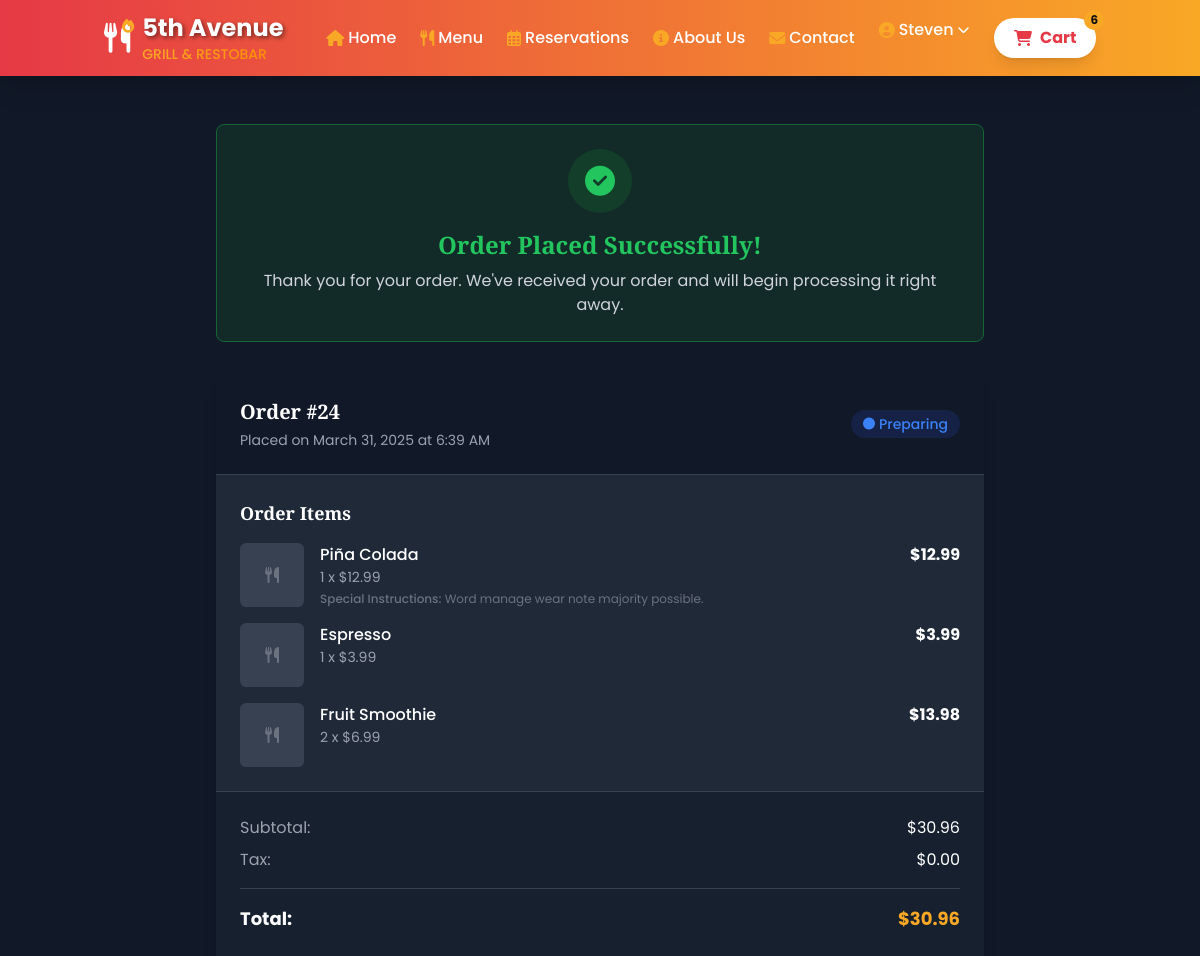
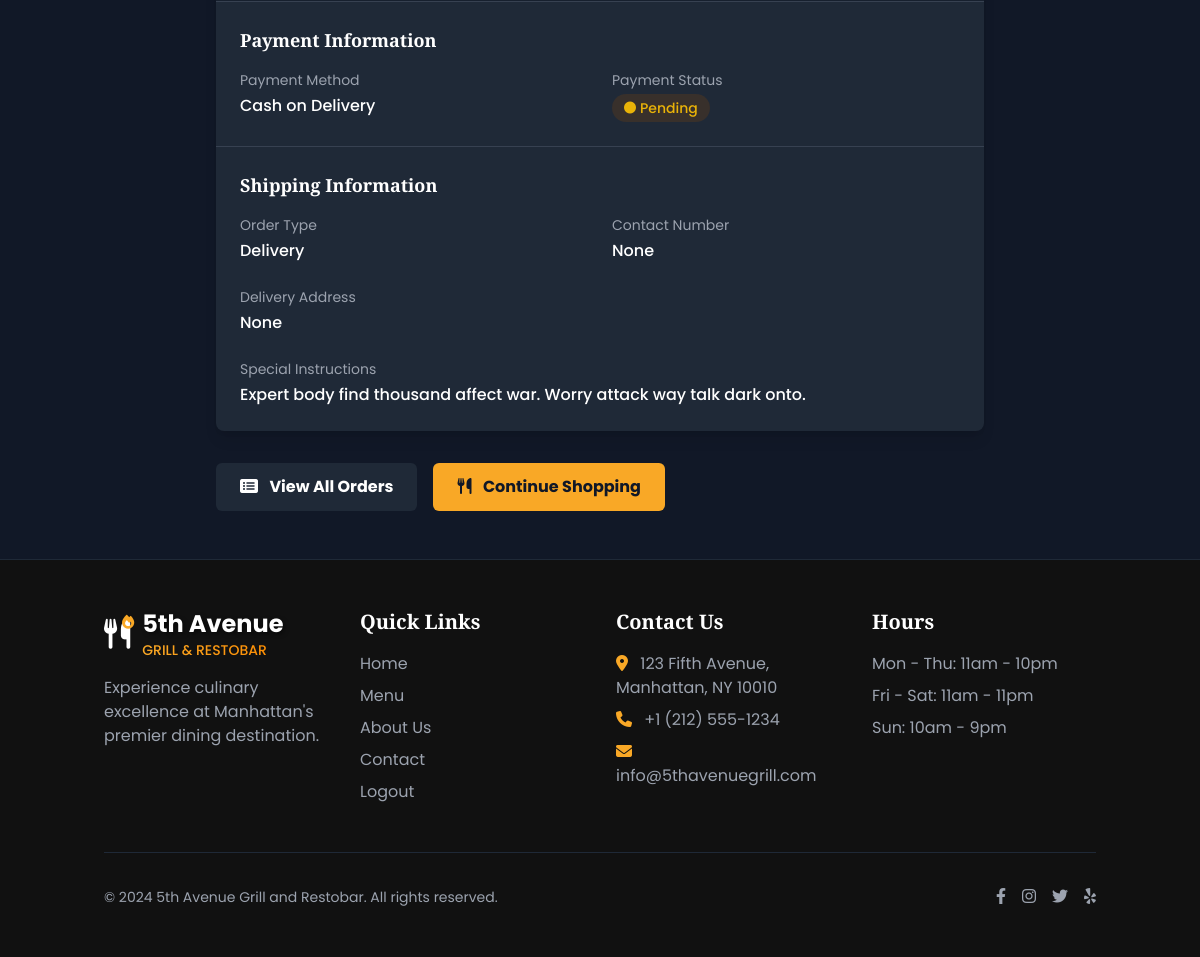
Screenshot of /order-confirmation/24/ (signed in) with the database file from the repository (2 pictures, top to bottom).
### ecommerce/models.py (models this page shows, shortened)
class Order(models.Model):
    STATUS_CHOICES = [
        ('PENDING', 'Pending'),
        ('PREPARING', 'Preparing'),
        ('READY', 'Ready for Pickup'),
        ('COMPLETED', 'Completed'),
        ('CANCELLED', 'Cancelled')
    ]
    ORDER_TYPE_CHOICES = [
        ('DELIVERY', 'Delivery'),
        ('PICKUP', 'Pickup'),
        ('DINE_IN', 'Dine In'),
    ]
    PAYMENT_METHOD_CHOICES = [
        ('CASH', 'Cash on Delivery'),
        ('CARD', 'Credit/Debit Card'),
        ('GCASH', 'GCash'),
        ('ONLINE', 'Other Online Payment'),
    ]
    PAYMENT_STATUS_CHOICES = [
        ('PENDING', 'Pending'),
        ('PAID', 'Paid'),
        ('FAILED', 'Failed'),
        ('REFUNDED', 'Refunded'),
    ]
    user = models.ForeignKey(User, on_delete=models.CASCADE, related_name='orders')
    items = models.ManyToManyField(MenuItem, through='OrderItem')
    status = models.CharField(max_length=20, choices=STATUS_CHOICES, default='PENDING')
    order_type = models.CharField(max_length=20, choices=ORDER_TYPE_CHOICES, default='DELIVERY')
    payment_method = models.CharField(max_length=20, choices=PAYMENT_METHOD_CHOICES, default='CASH')
    payment_status = models.CharField(max_length=20, choices=PAYMENT_STATUS_CHOICES, default='PENDING')
    total_amount = models.DecimalField(max_digits=10, decimal_places=2)
    tax_amount = models.DecimalField(max_digits=10, decimal_places=2, default=0)
    delivery_fee = models.DecimalField(max_digits=10, decimal_places=2, default=0)
    discount_amount = models.DecimalField(max_digits=10, decimal_places=2, default=0)
    delivery_address = models.TextField(blank=True, null=True)
    contact_number = models.CharField(max_length=20, blank=True, null=True)
    special_instructions = models.TextField(blank=True)
    created_at = models.DateTimeField(auto_now_add=True)
    updated_at = models.DateTimeField(auto_now=True)
    class Meta:
        ordering = ['-created_at']
    @property
    def grand_total(self):
        return self.total_amount + self.tax_amount + self.delivery_fee - self.discount_amount

class OrderItem(models.Model):
    order = models.ForeignKey(Order, on_delete=models.CASCADE, related_name='order_items')
    menu_item = models.ForeignKey(MenuItem, on_delete=models.CASCADE)
    quantity = models.PositiveIntegerField(default=1)
    price = models.DecimalField(max_digits=10, decimal_places=2)
    special_instructions = models.TextField(blank=True)
    inventory_updated = models.BooleanField(default=False)
    class Meta:
        ordering = ['order', 'menu_item']
    @property
    def subtotal(self):
        return self.quantity * self.price

class MenuItem(models.Model):
    category = models.ForeignKey(Category, on_delete=models.SET_NULL, related_name='menu_items', null=True, blank=True)
    name = models.CharField(max_length=100)
    description = models.TextField()
    price = models.DecimalField(max_digits=10, decimal_places=2)
    image = models.ImageField(upload_to='menu_items/')
    is_available = models.BooleanField(default=True)
    is_featured = models.BooleanField(default=False)
    is_vegetarian = models.BooleanField(default=False)
    spice_level = models.PositiveSmallIntegerField(
        validators=[MinValueValidator(0), MaxValueValidator(5)],
        default=0
    )
    current_stock = models.PositiveIntegerField(default=0)
    stock_alert_threshold = models.PositiveIntegerField(default=10)
    cost_price = models.DecimalField(max_digits=10, decimal_places=2, default=0)
    created_at = models.DateTimeField(auto_now_add=True)
    updated_at = models.DateTimeField(auto_now=True)
    class Meta:
        ordering = ['category', 'name']

### ecommerce/views.py (the view)
# urls.py: path('order-confirmation/<int:order_id>/', order_confirmation, name='order_confirmation'),
@login_required
def order_confirmation(request, order_id):
    try:
        order = Order.objects.get(id=order_id, user=request.user)
        order_items = order.order_items.all()
        payment = Payment.objects.filter(order=order).first()
    except Order.DoesNotExist:
        messages.error(request, 'Order not found.')
        return redirect('view_cart')
    return render(request, 'checkout/order_confirmation.html', {
        'order': order,
        'order_items': order_items,
        'payment': payment
    })

### ecommerce/context_processors.py (called while the page is built)
def cart_processor(request):
    return {
        'cart_count': get_cart_count(request)
    }

### ecommerce/views.py (called while the page is built)
def get_cart_count(request):
    if request.user.is_authenticated:
        try:
            cart = Cart.objects.get(user=request.user)
            return sum(item.quantity for item in cart.cart_items.all())
        except Cart.DoesNotExist:
            return 0
    else:
        cart = request.session.get('cart', {})
        return sum(cart.values())

### templates/checkout/order_confirmation.html (shortened to what this page needs)
{% extends 'base.html' %}
{% load static %}
{% block content %}
<section class="py-12 bg-gray-900">
    <div class="container mx-auto px-4">
        <div class="max-w-3xl mx-auto">
            <div class="bg-green-900/30 border border-green-800 rounded-lg p-6 mb-8 text-center">
                <div class="w-16 h-16 bg-green-900/50 rounded-full flex items-center justify-center mx-auto mb-4">
                    <i class="fas fa-check-circle text-green-500 text-3xl"></i>
                </div>
                <h1 class="text-2xl font-bold text-green-500 mb-2">Order Placed Successfully!</h1>
                <p class="text-gray-300">Thank you for your order. We've received your order and will begin processing it right away.</p>
            </div>
            <div class="bg-gray-800 rounded-lg shadow-lg overflow-hidden mb-8">
                <div class="bg-gray-900 p-6 border-b border-gray-700">
                    <div class="flex flex-col md:flex-row md:items-center md:justify-between">
                        <div>
                            <h2 class="text-xl font-bold mb-1">Order #{{ order.id }}</h2>
                            <p class="text-gray-400 text-sm">Placed on {{ order.created_at|date:"F d, Y" }} at {{ order.created_at|time:"g:i A" }}</p>
                        </div>
                        <div class="mt-4 md:mt-0">
                            <span class="inline-flex items-center px-3 py-1 rounded-full text-sm font-medium
                                {% if order.status == 'PREPARING' %}bg-blue-900/30 text-blue-500{% endif %}
                                {% if order.status == 'CANCELLED' %}bg-red-900/30 text-red-500{% endif %}">
                                <i class="fas fa-circle text-xs mr-1"></i>
                                {{ order.get_status_display }}
                            </span>
                        </div>
                    </div>
                </div>
                <div class="p-6 border-b border-gray-700">
                    <h3 class="text-lg font-semibold mb-4">Order Items</h3>
                    <div class="space-y-4">
                        {% for item in order_items %}
                        <div class="flex items-start justify-between">
                            <div class="flex items-start">
                                {% if item.menu_item.image %}
                                <img src="{{ item.menu_item.image.url }}" alt="{{ item.menu_item.name }}" class="w-16 h-16 rounded-md object-cover mr-4">
                                {% else %}
                                <div class="w-16 h-16 rounded-md bg-gray-700 flex items-center justify-center mr-4">
                                    <i class="fas fa-utensils text-gray-500"></i>
                                </div>
                                {% endif %}
                                <div>
                                    <div class="font-medium">{{ item.menu_item.name }}</div>
                                    <div class="text-sm text-gray-400">{{ item.quantity }} x ${{ item.price|floatformat:2 }}</div>
                                    {% if item.special_instructions %}
                                    <div class="text-xs text-gray-500 mt-1">
                                        <span class="font-medium">Special Instructions:</span> {{ item.special_instructions }}
                                    </div>
                                    {% endif %}
                                </div>
                            </div>
                            <div class="font-bold">${{ item.subtotal|floatformat:2 }}</div>
                        </div>
                        {% endfor %}
                    </div>
                </div>
                <div class="p-6 border-b border-gray-700 bg-gray-900/50">
                    <div class="flex justify-between mb-2">
                        <span class="text-gray-400">Subtotal:</span>
                        <span>${{ order.total_amount|floatformat:2 }}</span>
                    </div>
                    <div class="flex justify-between mb-2">
                        <span class="text-gray-400">Tax:</span>
                        <span>${{ order.tax_amount|floatformat:2 }}</span>
                    </div>
                    <div class="flex justify-between font-bold text-lg mt-4 pt-4 border-t border-gray-700">
                        <span>Total:</span>
                        <span class="text-food-gold">${{ order.grand_total|floatformat:2 }}</span>
                    </div>
                </div>
                <div class="p-6 border-b border-gray-700">
                    <h3 class="text-lg font-semibold mb-4">Payment Information</h3>
                    <div class="grid grid-cols-1 md:grid-cols-2 gap-6">
                        <div>
                            <p class="text-sm text-gray-400 mb-1">Payment Method</p>
                            <p class="font-medium">{{ order.get_payment_method_display }}</p>
                        </div>
                        <div>
                            <p class="text-sm text-gray-400 mb-1">Payment Status</p>
                            <span class="inline-flex items-center px-3 py-1 rounded-full text-sm font-medium
                                {% if order.payment_status == 'PENDING' %}bg-yellow-900/30 text-yellow-500{% endif %}
                                {% if order.payment_status == 'REFUNDED' %}bg-blue-900/30 text-blue-500{% endif %}">
                                <i class="fas fa-circle text-xs mr-1"></i>
                                {{ order.get_payment_status_display }}
                            </span>
                        </div>
                    </div>
                </div>
                <div class="p-6">
                    <h3 class="text-lg font-semibold mb-4">Shipping Information</h3>
                    <div class="grid grid-cols-1 md:grid-cols-2 gap-6">
                        <div>
                            <p class="text-sm text-gray-400 mb-1">Order Type</p>
                            <p class="font-medium">{{ order.get_order_type_display }}</p>
                        </div>
                        <div>
                            <p class="text-sm text-gray-400 mb-1">Contact Number</p>
                            <p class="font-medium">{{ order.contact_number }}</p>
                        </div>
                        <div class="md:col-span-2">
                            <p class="text-sm text-gray-400 mb-1">Delivery Address</p>
                            <p class="font-medium">{{ order.delivery_address }}</p>
                        </div>
                        {% if order.special_instructions %}
                        <div class="md:col-span-2">
                            <p class="text-sm text-gray-400 mb-1">Special Instructions</p>
                            <p class="font-medium">{{ order.special_instructions }}</p>
                        </div>
                        {% endif %}
                    </div>
                </div>
            </div>
            <div class="flex flex-col md:flex-row space-y-4 md:space-y-0 md:space-x-4">
                <a href="{% url 'my_orders' %}" class="bg-gray-800 hover:bg-gray-700 text-white font-bold py-3 px-6 rounded-md transition-colors duration-200 text-center">
                    <i class="fas fa-list-alt mr-2"></i> View All Orders
                </a>
                <a href="{% url 'menu' %}" class="bg-food-gold hover:bg-food-gold-light text-gray-900 font-bold py-3 px-6 rounded-md transition-colors duration-200 text-center">
                    <i class="fas fa-utensils mr-2"></i> Continue Shopping
                </a>
            </div>
        </div>
    </div>
</section>
{% endblock content %}

### templates/components/header/desktop-menu.html (shortened to what this page needs)
<div class="hidden md:flex space-x-6">
    <a href="/" class="text-white hover:text-food-black transition duration-300 font-medium flex items-center">
        <i class="fas fa-home mr-1 text-food-gold"></i> Home
    </a>
    <a href="{% url 'menu' %}" class="text-white hover:text-food-black transition duration-300 font-medium flex items-center">
        <i class="fas fa-utensils mr-1 text-food-gold"></i> Menu
    </a>
    <a href="{% url 'make_reservation' %}" class="text-white hover:text-food-black transition duration-300 font-medium flex items-center">
        <i class="far fa-calendar-alt mr-1 text-food-gold"></i> Reservations
    </a>
    <a href="/#about" class="text-white hover:text-food-black transition duration-300 font-medium flex items-center">
        <i class="fas fa-info-circle mr-1 text-food-gold"></i> About Us
    </a>
    <a href="/#contact" class="text-white hover:text-food-black transition duration-300 font-medium flex items-center">
        <i class="fas fa-envelope mr-1 text-food-gold"></i> Contact
    </a>
    {% if user.is_authenticated %}
    <div class="relative group">
        <button class="text-white hover:text-food-black transition duration-300 font-medium flex items-center">
            <i class="fas fa-user-circle mr-1 text-food-gold"></i>
            {% if user.first_name %}
                {{ user.first_name }}
            {% else %}
                {{ user.username }}
            {% endif %}
            <i class="fas fa-chevron-down ml-1 text-xs"></i>
        </button>
    </div>
    {% endif %}
    <a href="{% url 'view_cart' %}" class="bg-white text-food-red hover:bg-food-black hover:text-white px-5 py-2 rounded-full font-bold transition duration-300 flex items-center shadow-lg hover-scale relative">
        <i class="fas fa-shopping-cart mr-2"></i>
        Cart
        <span id="cart-count" class="absolute -top-2 -right-2 bg-food-gold text-food-black text-xs font-bold w-5 h-5 flex items-center justify-center rounded-full">{{ cart_count }}</span>
    </a>
</div>

### templates/components/base/styles.html (style rules this page uses)
body { font-family: 'Poppins', sans-serif; }
h1, h2, h3, h4, h5, h6 { font-family: 'Playfair Display', serif; }
.hover-scale { transform: translateZ(0); transition: transform 0.2s ease; will-change: transform; }
a, button { transition: color 0.2s ease, background-color 0.2s ease; will-change: color, background-color; }
html { scroll-behavior: auto; }

### rows the page displays
Order: id "24", created_at "March 31, 2025", created_at "6:39 AM", status "Preparing", total_amount "30.96", tax_amount "0.00", grand_total "30.96", payment_method "Cash on Delivery", payment_status "Pending", order_type "Delivery", contact_number "None", delivery_address "None", special_instructions "Expert body find thousand affect war. Worry attack way talk dark onto."
OrderItem: menu_item.name "Piña Colada", quantity "1", price "12.99", special_instructions "Word manage wear note majority possible.", subtotal "12.99"
OrderItem: menu_item.name "Espresso", quantity "1", price "3.99", subtotal "3.99"
OrderItem: menu_item.name "Fruit Smoothie", quantity "2", price "6.99", subtotal "13.98"

### other values shown
{{ user.first_name }} "Steven"
{{ cart_count }} "6"
